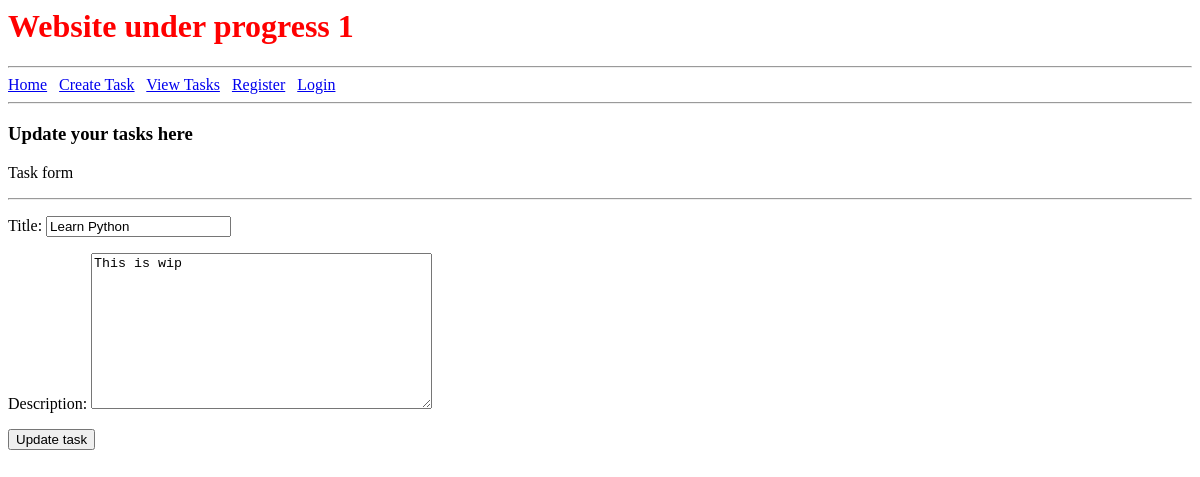
Before: /update-task/7 with the older database file.
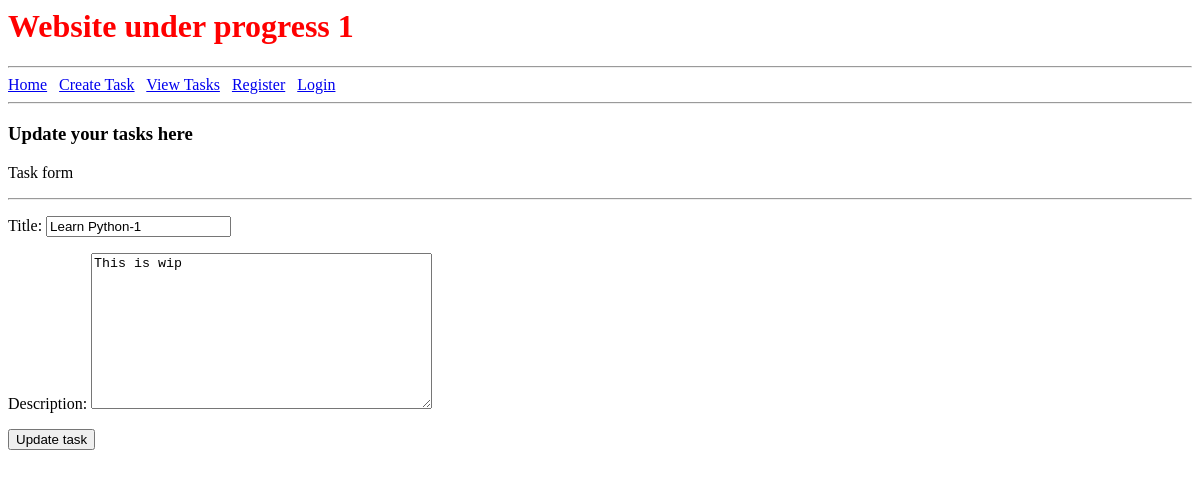
After: the same page with the newer database file.
### crm/models.py (models this page shows)
class task (models.Model):
    title = models.CharField(max_length=50)
    description = models.TextField(max_length=1000)
    created = models.DateTimeField(auto_now_add=True)

### crm/views.py (the view)
def update_task (request, pk): # pk is the primary key, passed on from view-task.html file
    task_record = task.objects.get(id=pk) # get the object/record from 'task' table, where value of id is equale
    form = TaskForm(instance = task_record) # create a variable named 'form' which will carry the filled up
    if request.method == 'POST':  # We are checking whether the http request is a POST
        form = TaskForm(request.POST, instance = task_record)  #Q. what are we trying to do here?
        if form.is_valid():
            form.save()
            return redirect('view-tasks') #view-tasks is the name of the url for 'view-task' page
    context = {'UpdateTask': form}
    return render(request, 'crm/update-task.html', context) # this command will be executed only when

### crm/forms.py
class TaskForm(ModelForm):
    class Meta:
            model = task # the model(table) that we want to use for our form
            fields = '__all__' # utilize all the applicable fields of the model

### crm/templates/crm/update-task.html (shortened to what this page needs)
{% extends 'crm/base.html' %}
{% block content %}
    <h3>Update your tasks here</h3>
    <p> Task form</p>
    <hr>
    <form method="POST" autocomplete="off">
        {{UpdateTask.as_p}}
        <input type ="submit" value="Update task"/>
    </form>
{% endblock %}

Changed rows visible on the page:
changed task "This is wip": title "Learn Python" → "Learn Python-1"
